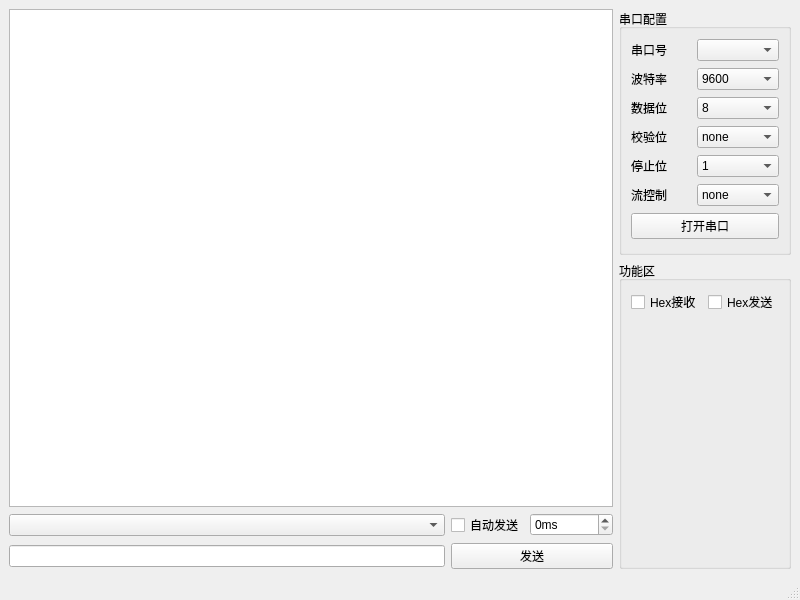
<?xml version="1.0" encoding="UTF-8"?>
<ui version="4.0">
 <class>SerialPortDebugger</class>
 <widget class="QMainWindow" name="SerialPortDebugger">
  <property name="geometry">
   <rect>
    <x>0</x>
    <y>0</y>
    <width>800</width>
    <height>600</height>
   </rect>
  </property>
  <property name="sizePolicy">
   <sizepolicy hsizetype="Fixed" vsizetype="Fixed">
    <horstretch>0</horstretch>
    <verstretch>0</verstretch>
   </sizepolicy>
  </property>
  <property name="minimumSize">
   <size>
    <width>800</width>
    <height>600</height>
   </size>
  </property>
  <property name="windowTitle">
   <string>SerialPortDebugger</string>
  </property>
  <widget class="QWidget" name="centralwidget">
   <layout class="QGridLayout" name="gridLayout_2">
    <item row="0" column="0" rowspan="2" colspan="3">
     <widget class="QTextBrowser" name="textBrowser"/>
    </item>
    <item row="0" column="3">
     <widget class="QGroupBox" name="groupBox_2">
      <property name="title">
       <string>串口配置</string>
      </property>
      <layout class="QGridLayout" name="gridLayout">
       <item row="0" column="0">
        <widget class="QLabel" name="Label">
         <property name="text">
          <string>串口号</string>
         </property>
        </widget>
       </item>
       <item row="0" column="1">
        <widget class="QComboBox" name="comboBox_SerialPortName"/>
       </item>
       <item row="1" column="0">
        <widget class="QLabel" name="Label_2">
         <property name="text">
          <string>波特率</string>
         </property>
        </widget>
       </item>
       <item row="1" column="1">
        <widget class="QComboBox" name="comboBox_BaudRate">
         <item>
          <property name="text">
           <string>9600</string>
          </property>
         </item>
         <item>
          <property name="text">
           <string>115200</string>
          </property>
         </item>
        </widget>
       </item>
       <item row="2" column="0">
        <widget class="QLabel" name="Label_3">
         <property name="text">
          <string>数据位</string>
         </property>
        </widget>
       </item>
       <item row="2" column="1">
        <widget class="QComboBox" name="comboBox_CharacterSize">
         <item>
          <property name="text">
           <string>8</string>
          </property>
         </item>
         <item>
          <property name="text">
           <string>7</string>
          </property>
         </item>
         <item>
          <property name="text">
           <string>6</string>
          </property>
         </item>
         <item>
          <property name="text">
           <string>5</string>
          </property>
         </item>
        </widget>
       </item>
       <item row="3" column="0">
        <widget class="QLabel" name="Label_4">
         <property name="text">
          <string>校验位</string>
         </property>
        </widget>
       </item>
       <item row="3" column="1">
        <widget class="QComboBox" name="comboBox_Parity">
         <item>
          <property name="text">
           <string>none</string>
          </property>
         </item>
         <item>
          <property name="text">
           <string>odd</string>
          </property>
         </item>
         <item>
          <property name="text">
           <string>even</string>
          </property>
         </item>
        </widget>
       </item>
       <item row="4" column="0">
        <widget class="QLabel" name="Label_5">
         <property name="text">
          <string>停止位</string>
         </property>
        </widget>
       </item>
       <item row="4" column="1">
        <widget class="QComboBox" name="comboBox_StopBits">
         <item>
          <property name="text">
           <string>1</string>
          </property>
         </item>
         <item>
          <property name="text">
           <string>1.5</string>
          </property>
         </item>
         <item>
          <property name="text">
           <string>2</string>
          </property>
         </item>
        </widget>
       </item>
       <item row="5" column="0">
        <widget class="QLabel" name="Label_6">
         <property name="text">
          <string>流控制</string>
         </property>
        </widget>
       </item>
       <item row="5" column="1">
        <widget class="QComboBox" name="comboBox_FlowControl">
         <item>
          <property name="text">
           <string>none</string>
          </property>
         </item>
         <item>
          <property name="text">
           <string>software</string>
          </property>
         </item>
         <item>
          <property name="text">
           <string>hardware</string>
          </property>
         </item>
        </widget>
       </item>
       <item row="6" column="0" colspan="2">
        <widget class="QPushButton" name="pushButton_SerialPortControl">
         <property name="text">
          <string>打开串口</string>
         </property>
        </widget>
       </item>
      </layout>
     </widget>
    </item>
    <item row="2" column="0">
     <widget class="QComboBox" name="comboBox"/>
    </item>
    <item row="2" column="1">
     <widget class="QCheckBox" name="checkBox_3">
      <property name="text">
       <string>自动发送</string>
      </property>
     </widget>
    </item>
    <item row="2" column="2">
     <widget class="QSpinBox" name="spinBox">
      <property name="suffix">
       <string>ms</string>
      </property>
      <property name="maximum">
       <number>600000</number>
      </property>
     </widget>
    </item>
    <item row="3" column="0">
     <widget class="QLineEdit" name="lineEdit_UserMessage"/>
    </item>
    <item row="3" column="1" colspan="2">
     <widget class="QPushButton" name="pushButton_SendMessage">
      <property name="text">
       <string>发送</string>
      </property>
     </widget>
    </item>
    <item row="1" column="3" rowspan="3">
     <widget class="QGroupBox" name="groupBox">
      <property name="title">
       <string>功能区</string>
      </property>
      <layout class="QGridLayout" name="gridLayout_3">
       <item row="1" column="0" colspan="2">
        <spacer name="verticalSpacer">
         <property name="orientation">
          <enum>Qt::Orientation::Vertical</enum>
         </property>
         <property name="sizeHint" stdset="0">
          <size>
           <width>20</width>
           <height>37</height>
          </size>
         </property>
        </spacer>
       </item>
       <item row="0" column="1">
        <widget class="QCheckBox" name="checkBox">
         <property name="text">
          <string>Hex发送</string>
         </property>
        </widget>
       </item>
       <item row="0" column="0">
        <widget class="QCheckBox" name="checkBox_2">
         <property name="text">
          <string>Hex接收</string>
         </property>
        </widget>
       </item>
      </layout>
     </widget>
    </item>
   </layout>
  </widget>
  <widget class="QStatusBar" name="statusbar"/>
  <widget class="QMenuBar" name="menubar">
   <property name="geometry">
    <rect>
     <x>0</x>
     <y>0</y>
     <width>800</width>
     <height>43</height>
    </rect>
   </property>
  </widget>
 </widget>
 <resources/>
 <connections/>
</ui>
